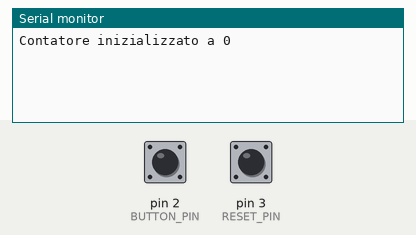
Recording of a sketch running on a simulated Arduino Uno, built with avr-gcc and run on an emulated ATmega328P. Parts: the last lines printed to the serial monitor. The test bench sets the inputs (shaded band); at power-on: pin 2 (BUTTON_PIN) HIGH, pin 3 (RESET_PIN) HIGH.

Above: at 1.2 s.
1.3 s: pin 2 (BUTTON_PIN) pulled LOW for 0.15 s
At 2.0 s:
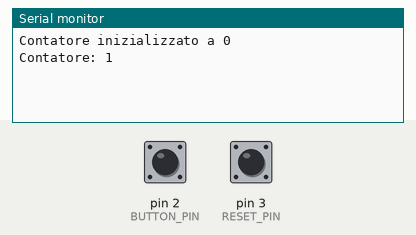
2.9 s: pin 3 (RESET_PIN) pulled LOW for 0.15 s
At 4.4 s:
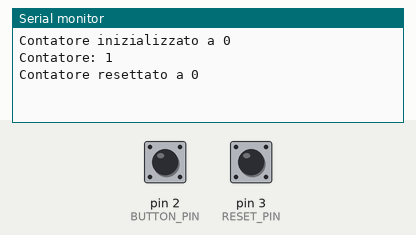

Measured:
- after the input at 1.3 s, the serial monitor: prints a new line after 0.05 s (image 1)
- after the input at 2.9 s, the serial monitor: prints a new line after 0.05 s (image 2)

The sketch:

Pulsanti_06_contatore.ino
```cpp
// Sketch per un contatore con pulsante
const int BUTTON_PIN = 2;  // Pin a cui è collegato il pulsante
const int RESET_PIN = 3;   // Pin a cui è collegato il pulsante di reset

// Variabili di stato
int counter = 0;                          // Contatore
int buttonState = HIGH;                   // Stato corrente del pulsante
int lastButtonState = HIGH;               // Stato precedente del pulsante
int resetButtonState = HIGH;              // Stato corrente del pulsante di reset
int lastResetButtonState = HIGH;          // Stato precedente del pulsante di reset

// Variabili per il debouncing
unsigned long lastDebounceTime = 0;       // Ultimo momento in cui il pin è cambiato
unsigned long lastResetDebounceTime = 0;  // Ultimo momento in cui il pin di reset è cambiato
const unsigned long DEBOUNCE_DELAY = 50;  // Tempo di debounce (ms)

void setup() {
  Serial.begin(9600);
  pinMode(BUTTON_PIN, INPUT_PULLUP);
  pinMode(RESET_PIN, INPUT_PULLUP);
  Serial.println("Contatore inizializzato a 0");
}

void loop() {
  // Gestione del pulsante principale
  int reading = digitalRead(BUTTON_PIN);
  if (reading != lastButtonState) {
    lastDebounceTime = millis();
  }

  if ((millis() - lastDebounceTime) > DEBOUNCE_DELAY) {
    if (reading != buttonState) {
      buttonState = reading;
      if (buttonState == LOW) {  // Se il pulsante è premuto (LOW con pull-up)
        counter++;               // Incrementa il contatore
        Serial.print("Contatore: ");
        Serial.println(counter);
      }
    }
  }
  lastButtonState = reading;

  // Gestione del pulsante di reset
  int resetReading = digitalRead(RESET_PIN);
  if (resetReading != lastResetButtonState) {
    lastResetDebounceTime = millis();
  }

  if ((millis() - lastResetDebounceTime) > DEBOUNCE_DELAY) {
    if (resetReading != resetButtonState) {
      resetButtonState = resetReading;
      if (resetButtonState == LOW) {  // Se il pulsante di reset è premuto
        counter = 0;                  // Resetta il contatore
        Serial.println("Contatore resettato a 0");
      }
    }
  }
  lastResetButtonState = resetReading;
}
```
